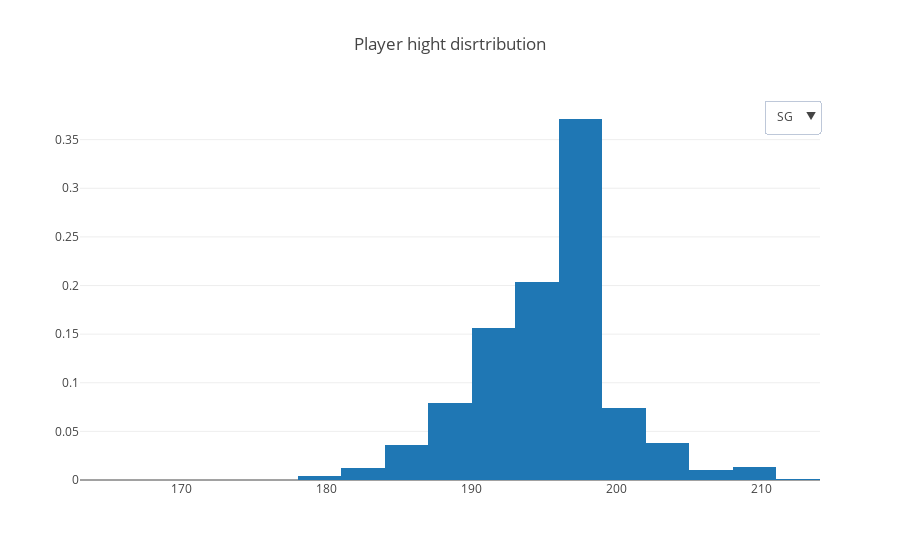

Source (notebook cell):
### Code cell
traces = []
for position in ['SG', 'SF', 'C', 'PG', 'PF']:
    traces.append(
        go.Histogram(
            x=seasons_df[seasons_df['Position'] == position]['height'],
            xbins=dict(
                start=160,
                end=230,
                size= 3),
            autobinx = False,
            histnorm='probability', 
            name = position, 
            visible = (position == 'SG'))
    )
    
layout = go.Layout(
    title='Player hight disrtribution',
    updatemenus=list([
        dict(
            x=1,
            y=1,
            yanchor='top',
            buttons=list([
                dict(
                    args=['visible', [True] + [False]*4],
                    label='SG',
                    method='restyle'
                ),
                dict(
                    args=['visible', [False] + [True] + [False]*3],
                    label='SF',
                    method='restyle'
                ),
                dict(
                    args=['visible', [False]*2 + [True] + [False]*2],
                    label='C',
                    method='restyle'
                ),
                dict(
                    args=['visible', [False]*3 + [True] + [False]],
                    label='PG',
                    method='restyle'
                ),
                dict(
                    args=['visible', [False]*4 + [True]],
                    label='PF',
                    method='restyle'
                )
            ]),
        )
    ]),
)

fig = {'data': traces, 'layout': layout}
iplot(fig, show_link=False)

### Figure 1 — Plotly figure (JSON) as saved in the notebook; plotly's stock layout.template omitted (floating-point values rounded to 4 significant figures; data arrays with more than 128 entries replaced by an {"elided": "..."} marker saying what was removed)
{"data": [{"autobinx": false, "histnorm": "probability", "name": "SG", "type": "histogram", "uid": "eb26d267-41e2-449b-bf2d-c5e327113552", "visible": true, "x": {"elided": "4264 int values"}, "xbins": {"end": 230, "size": 3, "start": 160}}, {"autobinx": false, "histnorm": "probability", "name": "SF", "type": "histogram", "uid": "2c82ceaf-1a75-495c-8a9a-1d74a6ef1aa5", "visible": false, "x": {"elided": "4036 int values"}, "xbins": {"end": 230, "size": 3, "start": 160}}, {"autobinx": false, "histnorm": "probability", "name": "C", "type": "histogram", "uid": "b478928d-32d9-480d-8ecf-a16181b7df68", "visible": false, "x": {"elided": "3746 int values"}, "xbins": {"end": 230, "size": 3, "start": 160}}, {"autobinx": false, "histnorm": "probability", "name": "PG", "type": "histogram", "uid": "e9285893-706f-41a8-8a61-6eb843d8b377", "visible": false, "x": {"elided": "4151 int values"}, "xbins": {"end": 230, "size": 3, "start": 160}}, {"autobinx": false, "histnorm": "probability", "name": "PF", "type": "histogram", "uid": "5da9a3cd-7a04-46ff-a3ef-e063bff32f74", "visible": false, "x": {"elided": "4375 int values"}, "xbins": {"end": 230, "size": 3, "start": 160}}], "layout": {"title": "Player hight disrtribution", "updatemenus": [{"buttons": [{"args": ["visible", [true, false, false, false, false]], "label": "SG", "method": "restyle"}, {"args": ["visible", [false, true, false, false, false]], "label": "SF", "method": "restyle"}, {"args": ["visible", [false, false, true, false, false]], "label": "C", "method": "restyle"}, {"args": ["visible", [false, false, false, true, false]], "label": "PG", "method": "restyle"}, {"args": ["visible", [false, false, false, false, true]], "label": "PF", "method": "restyle"}], "x": 1, "y": 1, "yanchor": "top"}]}}
